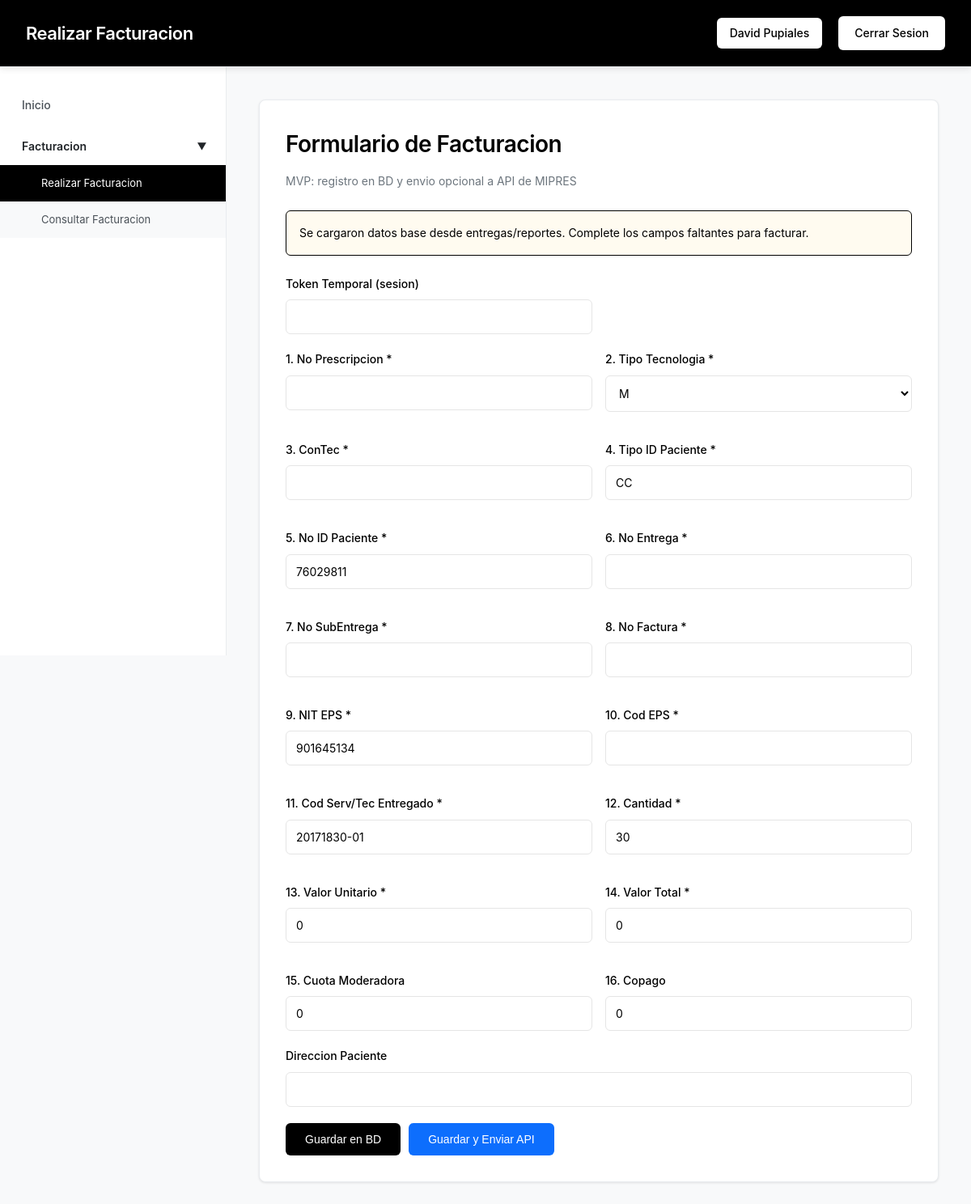
Screenshot of /facturacion/realizar_facturacion.php?source_id=3690&tipo_tec=M (signed in) with the database file from the repository.
### tables this page shows
CREATE TABLE `entregas_reportes_exitosos` (
  `id` int(11) NOT NULL,
  `tipo_registro` enum('ENTREGA','REPORTE_ENTREGA') NOT NULL COMMENT 'Tipo de registro: ENTREGA o REPORTE_ENTREGA',
  `usuario_id` int(11) NOT NULL,
  `nombre_usuario` varchar(150) DEFAULT NULL COMMENT 'Nombre completo del usuario que realizó la entrega o reporte',
  `no_prescripcion` varchar(100) DEFAULT NULL COMMENT 'Número de prescripción asociada a la entrega o reporte',
  `nit` varchar(20) NOT NULL,
  `cod_servicio` varchar(100) DEFAULT NULL,
  `cantidad_entregada` varchar(100) DEFAULT NULL,
  `tipo_id_recibe` varchar(10) DEFAULT NULL,
  `numero_id_recibe` varchar(50) DEFAULT NULL,
  `lote` varchar(100) DEFAULT NULL,
  `id_entrega` varchar(100) DEFAULT NULL,
  `estado_entrega` int(11) DEFAULT NULL,
  `valor_entregado` varchar(100) DEFAULT NULL,
  `causa_no_entrega` int(11) DEFAULT 0,
  `http_code` int(11) NOT NULL DEFAULT 200 COMMENT 'Código HTTP de la respuesta exitosa',
  `fecha_registro` timestamp NOT NULL DEFAULT current_timestamp() COMMENT 'Fecha y hora de registro del éxito'
);

### config/database.php (called while the page is built, shortened)
<?php
try {
    $dsn = "mysql:host=" . DB_HOST . ";port=" . DB_PORT . ";dbname=" . DB_NAME . ";charset=utf8mb4";
    $options = [
        PDO::ATTR_ERRMODE => PDO::ERRMODE_EXCEPTION,
        PDO::ATTR_DEFAULT_FETCH_MODE => PDO::FETCH_ASSOC,
        PDO::ATTR_EMULATE_PREPARES => false,
    ];
    $pdo = new PDO($dsn, DB_USER, DB_PASS, $options);
} catch(PDOException $e) {
    die("Error de conexión a la base de datos: " . $e->getMessage() . "<br>Verifica que MySQL esté corriendo en el puerto " . DB_PORT . " y que la base de datos 'mipres_db' exista.");
}
class Database {
    private static $instance = null;
    private $connection;
    private function __construct() {
        global $pdo;
        $this->connection = $pdo;
    }
    public static function getInstance() {
        if (self::$instance === null) {
            self::$instance = new self();
        }
        return self::$instance;
    }
    public function getConnection() {
        return $this->connection;
    }
}
?>

### includes/auth.php (called while the page is built, shortened)
<?php
require_once __DIR__ . '/../config/database.php';
class Auth {
    public function isAuthenticated() {
        return true;
    }
    public function getCurrentUser() {
        return [
            'id' => $_SESSION['user_id'],
            'username' => $_SESSION['username'],
            'nombre_completo' => $_SESSION['nombre_completo'],
            'rol' => $_SESSION['rol']
        ];
    }
}
?>

### facturacion/realizar_facturacion.php (the view, shortened to what this page needs)
<?php
require_once __DIR__ . '/../config/database.php';
require_once __DIR__ . '/../includes/auth.php';
$auth = new Auth();
$usuario = $auth->getCurrentUser();
$mensaje = '';
$tipo_mensaje = '';
$datosFormulario = [
    'no_prescripcion' => '',
    'tipo_tec' => 'M',
    'con_tec' => '',
    'tipo_id_paciente' => '',
    'no_id_paciente' => '',
    'no_entrega' => '',
    'no_sub_entrega' => '',
    'no_factura' => '',
    'no_id_eps' => $_SESSION['token_nit'] ?? '',
    'cod_eps' => '',
    'cod_ser_tec_entregado' => '',
    'cant_un_min_dis' => '0',
    'valor_unit_facturado' => '0',
    'valor_tot_facturado' => '0',
    'cuota_moderadora' => '0',
    'copago' => '0',
    'dir_paciente' => ''
];
$candidateId = 0;
if ($candidateId === 0 && isset($_GET['source_id']) && is_numeric($_GET['source_id'])) {
    $sourceId = (int) $_GET['source_id'];
    try {
        $stmt = $pdo->prepare('SELECT * FROM entregas_reportes_exitosos WHERE id = ? LIMIT 1');
        $stmt->execute([$sourceId]);
        $source = $stmt->fetch(PDO::FETCH_ASSOC);
        if ($source) {
            $datosFormulario['no_prescripcion'] = $source['no_prescripcion'] ?? '';
            $datosFormulario['tipo_id_paciente'] = $source['tipo_id_recibe'] ?? '';
            $datosFormulario['no_id_paciente'] = $source['numero_id_recibe'] ?? '';
            $datosFormulario['no_id_eps'] = $source['nit'] ?? $datosFormulario['no_id_eps'];
            $datosFormulario['cod_ser_tec_entregado'] = $source['cod_servicio'] ?? '';
            $datosFormulario['cant_un_min_dis'] = $source['cantidad_entregada'] ?? '0';
            if (!empty($_GET['tipo_tec'])) {
                $datosFormulario['tipo_tec'] = trim($_GET['tipo_tec']);
            }
            $mensaje = 'Se cargaron datos base desde entregas/reportes. Complete los campos faltantes para facturar.';
            $tipo_mensaje = 'warning';
        }
    } catch (PDOException $e) {
        $mensaje = 'No fue posible cargar la fuente para prellenado.';
        $tipo_mensaje = 'error';
    }
}
$tokenTemporalVista = $_SESSION['token_temporal'] ?? '';
?>
<!DOCTYPE html>
<html lang="es">
<head>
    <link rel="stylesheet" href="../assets/styles.css">
</head>
<body>
    <div class="header">
        <h1>Realizar Facturacion</h1>
        <div class="user-info">
            <span class="user-badge"><?php echo htmlspecialchars($usuario['nombre_completo'] ?? 'Usuario'); ?></span>
            <a href="../logout.php" class="logout-btn">Cerrar Sesion</a>
        </div>
    </div>
    <div class="layout">
        <aside class="sidebar">
            <div class="sidebar-section">
                <a href="../dashboard.php" class="sidebar-item">Inicio</a>
            </div>
            <div class="sidebar-section">
                <div class="sidebar-item sidebar-parent" onclick="toggleMenu('facturacion')">
                    <span>Facturacion</span>
                    <span class="arrow open" id="arrow-facturacion">▶</span>
                </div>
                <div class="sidebar-children open" id="menu-facturacion">
                    <a href="realizar_facturacion.php" class="sidebar-item sidebar-child active">Realizar Facturacion</a>
                    <a href="consultar_facturacion.php" class="sidebar-item sidebar-child">Consultar Facturacion</a>
                </div>
            </div>
        </aside>
        <main class="main-content">
            <div class="card">
                <h2>Formulario de Facturacion</h2>
                <p class="card-subtitle">MVP: registro en BD y envio opcional a API de MIPRES</p>
                <?php if ($mensaje !== ''): ?>
                    <div class="alert alert-<?php echo htmlspecialchars($tipo_mensaje); ?>">
                        <?php echo htmlspecialchars($mensaje); ?>
                    </div>
                <?php endif; ?>
                <form method="POST" action="">
                    <div class="grid-2">
                        <div class="form-group">
                            <label>Token Temporal (sesion)</label>
                            <input type="text" name="token_temporal" value="<?php echo htmlspecialchars(trim($tokenTemporalVista, '"')); ?>">
                        </div>
                    </div>
                    <div class="grid-2">
                        <div class="form-group"><label>1. No Prescripcion *</label><input type="text" name="no_prescripcion" required maxlength="20" value="<?php echo htmlspecialchars($datosFormulario['no_prescripcion']); ?>"></div>
                        <div class="form-group"><label>2. Tipo Tecnologia *</label>
                            <select name="tipo_tec" required>
                                <?php foreach (['M','P','D','N','S'] as $opt): ?>
                                    <option value="<?php echo $opt; ?>" <?php echo $datosFormulario['tipo_tec'] === $opt ? 'selected' : ''; ?>><?php echo $opt; ?></option>
                                <?php endforeach; ?>
                            </select>
                        </div>
                        <div class="form-group"><label>3. ConTec *</label><input type="text" name="con_tec" required maxlength="2" value="<?php echo htmlspecialchars($datosFormulario['con_tec']); ?>"></div>
                        <div class="form-group"><label>4. Tipo ID Paciente *</label><input type="text" name="tipo_id_paciente" required maxlength="2" value="<?php echo htmlspecialchars($datosFormulario['tipo_id_paciente']); ?>"></div>
                        <div class="form-group"><label>5. No ID Paciente *</label><input type="text" name="no_id_paciente" required maxlength="17" value="<?php echo htmlspecialchars($datosFormulario['no_id_paciente']); ?>"></div>
                        <div class="form-group"><label>6. No Entrega *</label><input type="text" name="no_entrega" required maxlength="4" value="<?php echo htmlspecialchars($datosFormulario['no_entrega']); ?>"></div>
                        <div class="form-group"><label>7. No SubEntrega *</label><input type="text" name="no_sub_entrega" required maxlength="2" value="<?php echo htmlspecialchars($datosFormulario['no_sub_entrega']); ?>"></div>
                        <div class="form-group"><label>8. No Factura *</label><input type="text" name="no_factura" required maxlength="96" value="<?php echo htmlspecialchars($datosFormulario['no_factura']); ?>"></div>
                        <div class="form-group"><label>9. NIT EPS *</label><input type="text" name="no_id_eps" required maxlength="17" value="<?php echo htmlspecialchars($datosFormulario['no_id_eps']); ?>"></div>
                        <div class="form-group"><label>10. Cod EPS *</label><input type="text" name="cod_eps" required maxlength="6" value="<?php echo htmlspecialchars($datosFormulario['cod_eps']); ?>"></div>
                        <div class="form-group"><label>11. Cod Serv/Tec Entregado *</label><input type="text" name="cod_ser_tec_entregado" required maxlength="20" value="<?php echo htmlspecialchars($datosFormulario['cod_ser_tec_entregado']); ?>"></div>
                        <div class="form-group"><label>12. Cantidad *</label><input type="number" name="cant_un_min_dis" required step="0.0001" value="<?php echo htmlspecialchars($datosFormulario['cant_un_min_dis']); ?>"></div>
                        <div class="form-group"><label>13. Valor Unitario *</label><input type="number" name="valor_unit_facturado" required step="0.01" value="<?php echo htmlspecialchars($datosFormulario['valor_unit_facturado']); ?>"></div>
                        <div class="form-group"><label>14. Valor Total *</label><input type="number" name="valor_tot_facturado" required step="0.01" value="<?php echo htmlspecialchars($datosFormulario['valor_tot_facturado']); ?>"></div>
                        <div class="form-group"><label>15. Cuota Moderadora</label><input type="number" name="cuota_moderadora" step="0.01" value="<?php echo htmlspecialchars($datosFormulario['cuota_moderadora']); ?>"></div>
                        <div class="form-group"><label>16. Copago</label><input type="number" name="copago" step="0.01" value="<?php echo htmlspecialchars($datosFormulario['copago']); ?>"></div>
                    </div>
                    <div class="form-group">
                        <label>Direccion Paciente</label>
                        <input type="text" name="dir_paciente" maxlength="80" value="<?php echo htmlspecialchars($datosFormulario['dir_paciente']); ?>">
                    </div>
                    <div style="display:flex;gap:10px;">
                        <button type="submit" name="enviar_facturacion" class="btn" onclick="document.getElementById('enviar-api').value='0'">Guardar en BD</button>
                        <button type="submit" name="enviar_facturacion" class="btn" style="background:#0d6efd;" onclick="document.getElementById('enviar-api').value='1'">Guardar y Enviar API</button>
                    </div>
                </form>
            </div>
        </main>
    </div>
</body>
</html>

### assets/styles.css (style rules this page uses)
* { margin: 0; padding: 0; box-sizing: border-box; }
body { font-family: -apple-system, BlinkMacSystemFont, "Segoe UI", "Roboto", "Helvetica Neue", Arial, sans-serif; background-color: #f8f9fa; color: #212529; line-height: 1.6; overflow-x: hidden; }
.header { background-color: #000000; color: #ffffff; padding: 20px 32px; display: flex; justify-content: space-between; align-items: center; box-shadow: 0 2px 8px rgba(0, 0, 0, 0.1); border-bottom: 1px solid #e9ecef; position: sticky; top: 0; z-index: 100; animation: slideInLeft 0.5s ease-out; }
.header h1 { font-size: 22px; font-weight: 600; letter-spacing: -0.5px; animation: fadeIn 0.6s ease-out 0.2s both; }
.user-info { display: flex; align-items: center; gap: 20px; animation: fadeIn 0.6s ease-out 0.3s both; }
.user-badge { background-color: #ffffff; color: #000000; padding: 8px 16px; border-radius: 6px; font-size: 14px; font-weight: 500; transition: all 0.3s ease; }
.logout-btn { background-color: #ffffff; color: #000000; border: none; padding: 10px 20px; border-radius: 6px; cursor: pointer; font-size: 14px; font-weight: 500; transition: all 0.3s ease; text-decoration: none; display: inline-block; }
.container, .layout { display: flex; min-height: calc(100vh - 73px); }
.sidebar { width: 280px; background-color: #ffffff; border-right: 1px solid #e9ecef; padding: 24px 0; position: sticky; top: 73px; height: calc(100vh - 73px); overflow-y: auto; animation: slideInRight 0.5s ease-out; }
.sidebar-section { margin-bottom: 4px; }
.sidebar-item { padding: 12px 24px; color: #495057; text-decoration: none; display: block; transition: all 0.3s ease; cursor: pointer; font-size: 14px; font-weight: 500; border-left: 3px solid transparent; position: relative; animation: slideInRight 0.3s ease-out; animation-fill-mode: both; }
.sidebar-item:nth-child(1) { animation-delay: 0.05s; }
.sidebar-item:nth-child(2) { animation-delay: 0.1s; }
.sidebar-item::before { content: ""; position: absolute; left: 0; top: 0; height: 100%; width: 0; background-color: #f8f9fa; transition: width 0.3s ease; z-index: -1; }
.sidebar-item.active { background-color: #000000; color: #ffffff; border-left-color: #000000; }
.sidebar-parent { font-weight: 600; display: flex; justify-content: space-between; align-items: center; color: #212529; }
.sidebar-children { display: none; background-color: #f8f9fa; overflow: hidden; max-height: 0; transition: max-height 0.3s ease; }
.sidebar-children.open { display: block; max-height: 500px; }
.sidebar-child { padding-left: 48px; font-size: 13px; font-weight: 400; }
.arrow { transition: transform 0.3s ease; font-size: 12px; }
.arrow.open { transform: rotate(90deg); }
.main-content { flex: 1; padding: 40px; background-color: #f8f9fa; animation: fadeIn 0.6s ease-out; }
.card { background: #ffffff; border-radius: 8px; padding: 32px; box-shadow: 0 1px 3px rgba(0, 0, 0, 0.1); margin-bottom: 32px; border: 1px solid #e9ecef; transition: all 0.3s ease; animation: scaleIn 0.5s ease-out; }
.card h2 { color: #000000; margin-bottom: 12px; font-size: 28px; font-weight: 600; letter-spacing: -0.5px; }
.card-subtitle { color: #6c757d; font-size: 14px; margin-bottom: 24px; line-height: 1.6; }
.alert { padding: 16px; border-radius: 6px; margin-bottom: 24px; font-size: 14px; border: 1px solid; animation: slideInLeft 0.3s ease-out; }
.alert-warning { background-color: #fffbf0; color: #000000; border-color: #000000; }
.form-group { margin-bottom: 20px; animation: fadeIn 0.5s ease-out; }
.form-group label { display: block; margin-bottom: 8px; color: #000000; font-weight: 500; font-size: 14px; }
.form-group input, .form-group select, .form-group textarea { width: 100%; padding: 12px; border: 1px solid #e5e5e5; border-radius: 6px; font-size: 14px; font-family: inherit; transition: all 0.3s ease; background-color: #ffffff; }
.grid-2 { display: grid; grid-template-columns: repeat(2, 1fr); gap: 16px; }
.btn { background-color: #000000; color: #ffffff; border: none; padding: 12px 24px; border-radius: 6px; cursor: pointer; font-size: 14px; font-weight: 500; transition: all 0.3s ease; display: inline-block; text-decoration: none; text-align: center; position: relative; overflow: hidden; }
.btn::before { content: ""; position: absolute; top: 50%; left: 50%; width: 0; height: 0; border-radius: 50%; background: rgba(255, 255, 255, 0.1); transform: translate(-50%, -50%); transition: width 0.6s, height 0.6s; }

### rows the page displays
entregas_reportes_exitosos: tipo_id_paciente "CC", no_id_paciente "76029811", no_id_eps "901645134", cod_ser_tec_entregado "20171830-01", cant_un_min_dis "30", valor_unit_facturado "0", valor_tot_facturado "0", cuota_moderadora "0", copago "0"

### other values shown
$usuario['nombre_completo'] "David Pupiales"
$mensaje "Se cargaron datos base desde entregas/reportes. Complete los campos faltantes para facturar."
form field tipo_tec "M"
